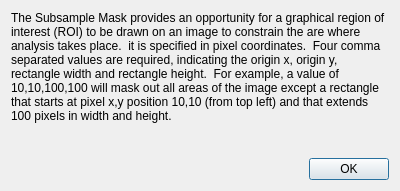
<?xml version="1.0" encoding="UTF-8"?>
<ui version="4.0">
 <class>subsampleMaskHelpDlg</class>
 <widget class="QDialog" name="subsampleMaskHelpDlg">
  <property name="geometry">
   <rect>
    <x>0</x>
    <y>0</y>
    <width>400</width>
    <height>191</height>
   </rect>
  </property>
  <property name="windowTitle">
   <string>Subsample Mask Help</string>
  </property>
  <layout class="QVBoxLayout" name="verticalLayout">
   <item>
    <widget class="QLabel" name="label">
     <property name="text">
      <string>The Subsample Mask provides an opportunity for a graphical region of interest (ROI) to be drawn on an image to constrain the are where analysis takes place.  it is specified in pixel coordinates.  Four comma separated values are required, indicating the origin x, origin y, rectangle width and rectangle height.  For example, a value of 10,10,100,100 will mask out all areas of the image except a rectangle that starts at pixel x,y position 10,10 (from top left) and that extends 100 pixels in width and height.</string>
     </property>
     <property name="wordWrap">
      <bool>true</bool>
     </property>
    </widget>
   </item>
   <item>
    <spacer name="verticalSpacer">
     <property name="orientation">
      <enum>Qt::Vertical</enum>
     </property>
     <property name="sizeHint" stdset="0">
      <size>
       <width>20</width>
       <height>40</height>
      </size>
     </property>
    </spacer>
   </item>
   <item>
    <layout class="QHBoxLayout" name="horizontalLayout">
     <item>
      <spacer name="horizontalSpacer">
       <property name="orientation">
        <enum>Qt::Horizontal</enum>
       </property>
       <property name="sizeHint" stdset="0">
        <size>
         <width>40</width>
         <height>20</height>
        </size>
       </property>
      </spacer>
     </item>
     <item>
      <widget class="QPushButton" name="okBtn">
       <property name="text">
        <string>OK</string>
       </property>
      </widget>
     </item>
    </layout>
   </item>
  </layout>
 </widget>
 <resources/>
 <connections/>
</ui>
